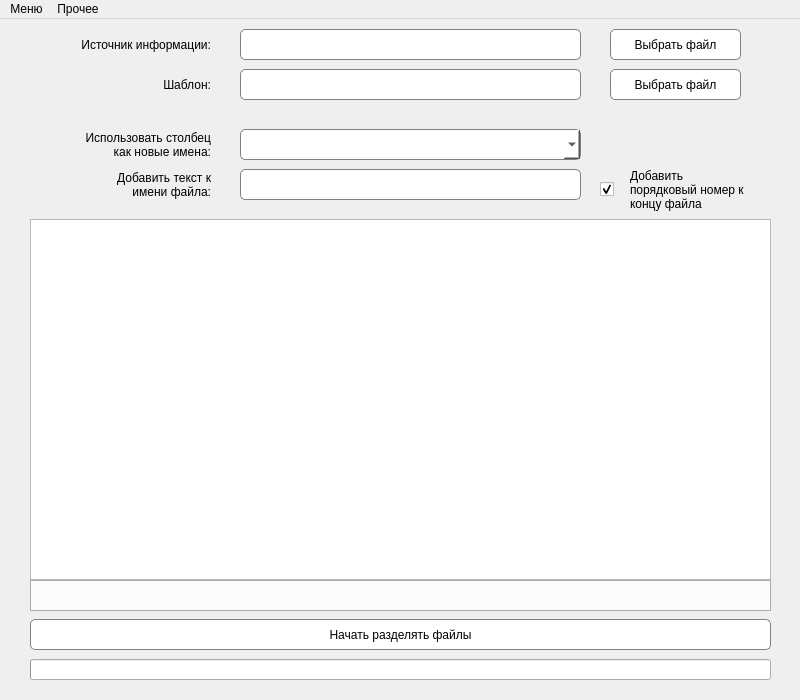
<?xml version="1.0" encoding="UTF-8"?>
<ui version="4.0">
 <class>MainWindow</class>
 <widget class="QMainWindow" name="MainWindow">
  <property name="geometry">
   <rect>
    <x>0</x>
    <y>0</y>
    <width>800</width>
    <height>700</height>
   </rect>
  </property>
  <property name="windowTitle">
   <string>ExDivider</string>
  </property>
  <property name="styleSheet">
   <string notr="true"/>
  </property>
  <widget class="QWidget" name="centralwidget">
   <property name="styleSheet">
    <string notr="true">QPushButton { 
border-radius: 5px; 
background: white;
border: 1px solid gray;
selection-background-color: darkgray
}
QLineEdit, QComboBox {
border-radius: 5px; 
background: white;
border: 1px solid gray;
selection-background-color: rgb(232, 232, 232);
}

QLineEdit:hover, QComboBox:hover, QPushButton:hover{
background: rgb(236, 236, 236);
}
QPushButton:pressed{
background: darkgray
}
QLineEdit:focus, QComboBox:focus {
background: rgb(240, 240, 240);
selection-color: rgb(36, 36, 36);
selection-background-color: rgb(166, 221, 255);
}</string>
   </property>
   <widget class="QTableView" name="table_view">
    <property name="geometry">
     <rect>
      <x>30</x>
      <y>200</y>
      <width>741</width>
      <height>361</height>
     </rect>
    </property>
   </widget>
   <widget class="QLineEdit" name="line_edit_source">
    <property name="geometry">
     <rect>
      <x>240</x>
      <y>10</y>
      <width>341</width>
      <height>31</height>
     </rect>
    </property>
    <property name="readOnly">
     <bool>false</bool>
    </property>
   </widget>
   <widget class="QPushButton" name="button_select_source">
    <property name="geometry">
     <rect>
      <x>610</x>
      <y>10</y>
      <width>131</width>
      <height>31</height>
     </rect>
    </property>
    <property name="styleSheet">
     <string notr="true"/>
    </property>
    <property name="text">
     <string>Выбрать файл</string>
    </property>
   </widget>
   <widget class="QLabel" name="label_source">
    <property name="geometry">
     <rect>
      <x>40</x>
      <y>10</y>
      <width>171</width>
      <height>31</height>
     </rect>
    </property>
    <property name="styleSheet">
     <string notr="true"/>
    </property>
    <property name="text">
     <string>Источник информации:</string>
    </property>
    <property name="alignment">
     <set>Qt::AlignRight|Qt::AlignTrailing|Qt::AlignVCenter</set>
    </property>
   </widget>
   <widget class="QLabel" name="label_pattern">
    <property name="geometry">
     <rect>
      <x>70</x>
      <y>50</y>
      <width>141</width>
      <height>31</height>
     </rect>
    </property>
    <property name="layoutDirection">
     <enum>Qt::LeftToRight</enum>
    </property>
    <property name="text">
     <string>Шаблон:</string>
    </property>
    <property name="alignment">
     <set>Qt::AlignRight|Qt::AlignTrailing|Qt::AlignVCenter</set>
    </property>
   </widget>
   <widget class="QLineEdit" name="line_edit_pattern">
    <property name="geometry">
     <rect>
      <x>240</x>
      <y>50</y>
      <width>341</width>
      <height>31</height>
     </rect>
    </property>
    <property name="readOnly">
     <bool>false</bool>
    </property>
   </widget>
   <widget class="QPushButton" name="button_select_pattern">
    <property name="geometry">
     <rect>
      <x>610</x>
      <y>50</y>
      <width>131</width>
      <height>31</height>
     </rect>
    </property>
    <property name="text">
     <string>Выбрать файл</string>
    </property>
   </widget>
   <widget class="QProgressBar" name="progress_bar">
    <property name="enabled">
     <bool>true</bool>
    </property>
    <property name="geometry">
     <rect>
      <x>30</x>
      <y>640</y>
      <width>741</width>
      <height>21</height>
     </rect>
    </property>
    <property name="value">
     <number>0</number>
    </property>
    <property name="textVisible">
     <bool>false</bool>
    </property>
   </widget>
   <widget class="QPushButton" name="button_start">
    <property name="geometry">
     <rect>
      <x>30</x>
      <y>600</y>
      <width>741</width>
      <height>31</height>
     </rect>
    </property>
    <property name="text">
     <string>Начать разделять файлы</string>
    </property>
   </widget>
   <widget class="QLineEdit" name="line_edit_added">
    <property name="geometry">
     <rect>
      <x>240</x>
      <y>150</y>
      <width>341</width>
      <height>31</height>
     </rect>
    </property>
   </widget>
   <widget class="QLabel" name="label_2">
    <property name="geometry">
     <rect>
      <x>80</x>
      <y>140</y>
      <width>131</width>
      <height>51</height>
     </rect>
    </property>
    <property name="layoutDirection">
     <enum>Qt::LeftToRight</enum>
    </property>
    <property name="text">
     <string>Добавить текст к имени файла:</string>
    </property>
    <property name="alignment">
     <set>Qt::AlignRight|Qt::AlignTrailing|Qt::AlignVCenter</set>
    </property>
    <property name="wordWrap">
     <bool>true</bool>
    </property>
   </widget>
   <widget class="QCheckBox" name="check_box_added">
    <property name="geometry">
     <rect>
      <x>600</x>
      <y>160</y>
      <width>141</width>
      <height>21</height>
     </rect>
    </property>
    <property name="sizePolicy">
     <sizepolicy hsizetype="Minimum" vsizetype="Fixed">
      <horstretch>0</horstretch>
      <verstretch>0</verstretch>
     </sizepolicy>
    </property>
    <property name="text">
     <string/>
    </property>
    <property name="checked">
     <bool>true</bool>
    </property>
   </widget>
   <widget class="QComboBox" name="combo_box_cell">
    <property name="geometry">
     <rect>
      <x>240</x>
      <y>110</y>
      <width>341</width>
      <height>31</height>
     </rect>
    </property>
    <property name="sizePolicy">
     <sizepolicy hsizetype="Preferred" vsizetype="Fixed">
      <horstretch>0</horstretch>
      <verstretch>0</verstretch>
     </sizepolicy>
    </property>
    <property name="frame">
     <bool>true</bool>
    </property>
   </widget>
   <widget class="QLabel" name="label_3">
    <property name="geometry">
     <rect>
      <x>630</x>
      <y>140</y>
      <width>121</width>
      <height>61</height>
     </rect>
    </property>
    <property name="layoutDirection">
     <enum>Qt::LeftToRight</enum>
    </property>
    <property name="text">
     <string>Добавить порядковый номер к концу файла</string>
    </property>
    <property name="alignment">
     <set>Qt::AlignLeading|Qt::AlignLeft|Qt::AlignVCenter</set>
    </property>
    <property name="wordWrap">
     <bool>true</bool>
    </property>
   </widget>
   <widget class="QLabel" name="label_4">
    <property name="geometry">
     <rect>
      <x>70</x>
      <y>100</y>
      <width>141</width>
      <height>51</height>
     </rect>
    </property>
    <property name="layoutDirection">
     <enum>Qt::LeftToRight</enum>
    </property>
    <property name="text">
     <string>Использовать столбец как новые имена:</string>
    </property>
    <property name="alignment">
     <set>Qt::AlignRight|Qt::AlignTrailing|Qt::AlignVCenter</set>
    </property>
    <property name="wordWrap">
     <bool>true</bool>
    </property>
   </widget>
   <widget class="QTabWidget" name="tabWidget">
    <property name="geometry">
     <rect>
      <x>30</x>
      <y>561</y>
      <width>741</width>
      <height>31</height>
     </rect>
    </property>
    <property name="baseSize">
     <size>
      <width>0</width>
      <height>40</height>
     </size>
    </property>
    <property name="styleSheet">
     <string notr="true">QTabBar::tab { height: 30px; width: 120px; }
</string>
    </property>
    <property name="tabPosition">
     <enum>QTabWidget::South</enum>
    </property>
    <property name="tabShape">
     <enum>QTabWidget::Rounded</enum>
    </property>
    <property name="currentIndex">
     <number>-1</number>
    </property>
    <property name="usesScrollButtons">
     <bool>true</bool>
    </property>
   </widget>
  </widget>
  <widget class="QMenuBar" name="menuBar">
   <property name="geometry">
    <rect>
     <x>0</x>
     <y>0</y>
     <width>800</width>
     <height>26</height>
    </rect>
   </property>
   <property name="styleSheet">
    <string notr="true"/>
   </property>
   <widget class="QMenu" name="menu">
    <property name="title">
     <string>Меню</string>
    </property>
    <addaction name="action_new"/>
    <addaction name="action_save"/>
    <addaction name="action_save_as"/>
    <addaction name="action_load"/>
   </widget>
   <widget class="QMenu" name="menu_2">
    <property name="title">
     <string>Прочее</string>
    </property>
    <addaction name="action_about"/>
   </widget>
   <addaction name="menu"/>
   <addaction name="menu_2"/>
  </widget>
  <action name="action_save">
   <property name="text">
    <string>Сохранить</string>
   </property>
  </action>
  <action name="action_load">
   <property name="text">
    <string>Загрузить...</string>
   </property>
  </action>
  <action name="action_save_as">
   <property name="text">
    <string>Сохранить как...</string>
   </property>
  </action>
  <action name="action_new">
   <property name="text">
    <string>Новый...</string>
   </property>
  </action>
  <action name="action_about">
   <property name="text">
    <string>О программе</string>
   </property>
  </action>
 </widget>
 <resources/>
 <connections/>
</ui>
